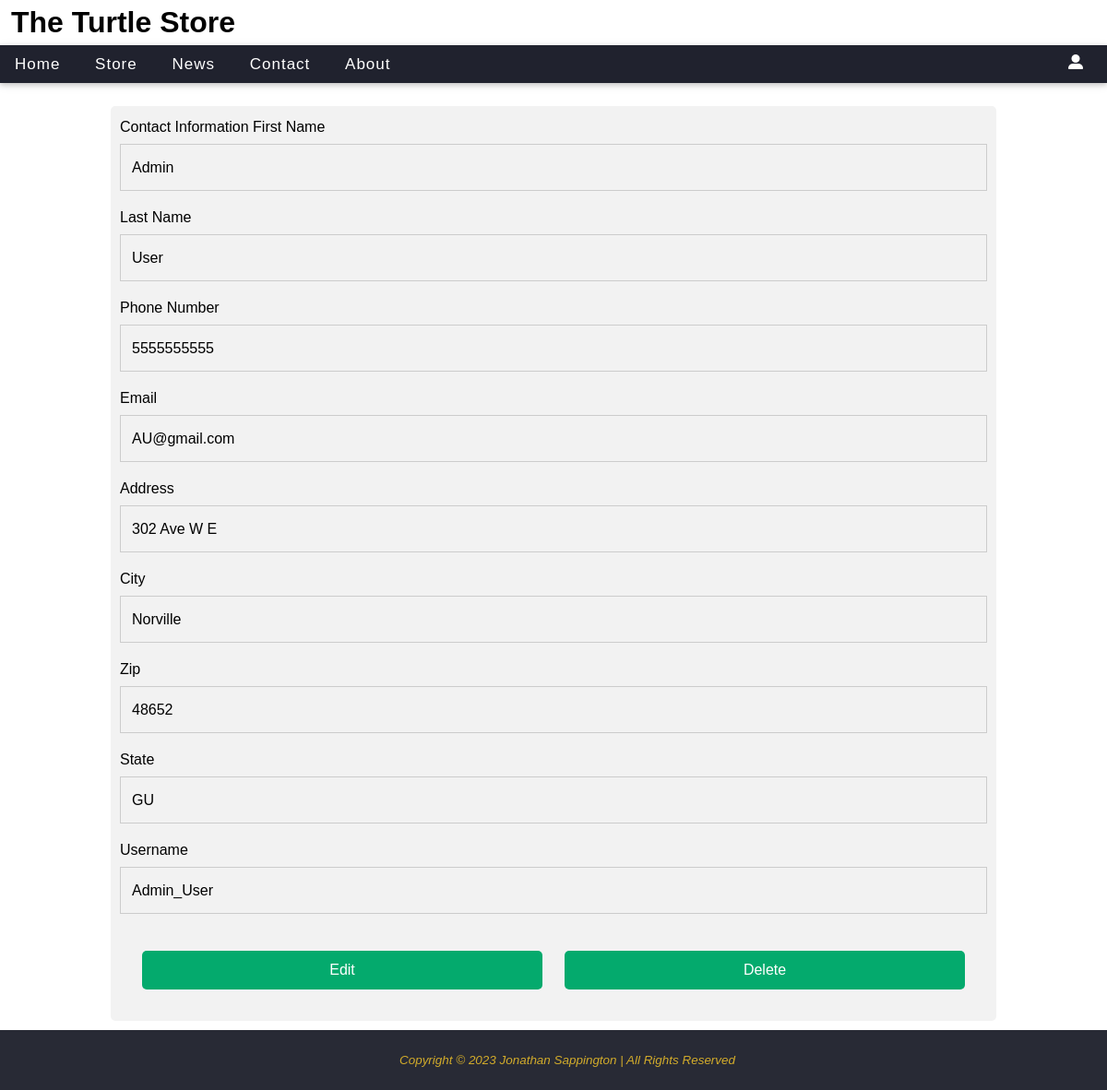
Screenshot of /Website/account.php (signed in) with the database file from the repository.
### tables this page shows
CREATE TABLE `new_user` (
  `user_id` int(10) UNSIGNED NOT NULL,
  `user_fname` varchar(20) NOT NULL,
  `user_lname` varchar(20) NOT NULL,
  `user_phone` char(10) NOT NULL,
  `user_address` varchar(50) NOT NULL,
  `user_email` varchar(50) DEFAULT NULL,
  `creation_date` datetime NOT NULL DEFAULT current_timestamp(),
  `city` varchar(20) NOT NULL,
  `zip` char(5) NOT NULL,
  `username` varchar(100) NOT NULL,
  `password` varchar(255) NOT NULL,
  `state_id` char(2) NOT NULL,
  `admin_status` int(1) NOT NULL DEFAULT 0
);

### Website/account.php (the view, shortened to what this page needs)
<!DOCTYPE HTML>
<html>
	<head>
		<link href="styles.css" rel="stylesheet" media="screen">
		<?php
			require 'db_connect.php';
		?>
	</head>
	<body>
	<div id="wrapper">
		<main>
		<?php
			include 'menu.php';
			echo($output);
		?>
		<div id="fmData">
			<?php
				try{
					$sql_edit = "SELECT user_fname, user_lname, user_phone, user_address, user_email, creation_date, city, zip, state_id, username, user_id FROM new_user WHERE user_id = ".$_SESSION['user_id'];
					$dataset_edit = $pdo_users->query($sql_edit);
					$row = $dataset_edit->fetch();
					echo('
					<div class="contactContainer">
					<form method="POST" action="account.php">
					<th colspan="2">Contact Information</th>
					<tr>
						<td>First Name</td>
						<td><div class="input">'.$row["user_fname"].'</div></td>
					</tr>
					<tr>
						<td>Last Name</td>
						<td><div class="input">'.$row["user_lname"].'</div></td>
					</tr>
					<tr>
						<td>Phone Number</td>
						<td><div class="input">'.$row["user_phone"].'</div></td>
					</tr>
					<tr>
						<td>Email</td>
						<td><div class="input">'.$row["user_email"].'</div></td>
					</tr>
					<tr>
						<td>Address</td>
						<td><div class="input">'.$row["user_address"].'</div></td>
					</tr>
					<tr>
						<td>City</td>
						<td><div class="input">'.$row["city"].'</div></td>
					</tr>
					<tr>
						<td>Zip</td>
						<td><div class="input">'.$row["zip"].'</div></td>
					</tr>
					<tr>
						<td>State</td>
						<td><div class="input">'.$row["state_id"].'</div></td>
					</tr>
					<tr>
						<td>Username</td>
						<td><div class="input">'.$row["username"].'</div></td>
					</tr>
					<td colspan="2">
						<form method="POST" action="account.php">
							<input type="hidden" name="user_id" value="'.$row["user_id"].'">
								<table style="width: 100%">
								<tr>
									<td style="border: 0px; width: 50%;"><input type="submit" value="Edit" name="action" id="submit"></td>
									<td style="border: 0px; width: 50%;"><input type="submit" value="Delete" name="action" id="submit"></td>
								</tr>
								</table>
						</form>
					</td>
					</tr>
					</form>
</div>
					');
				}
				catch(PDOEXCEPTION $e){
					echo("** ERROR **".$e->GetMessage()."<br> <br>");
				}
				catch(EXCEPTION $e){
					echo("** ERROR **".$e->GetMessage());
				}
			?>
		</div>
		</main>
		<footer>
			<p>Copyright &copy; <script>document.write(new Date().getFullYear())</script> Jonathan Sappington | All Rights Reserved</p>
		</footer>
	</body>
</html>

### Website/styles.css (style rules this page uses)
p { text-indent: 10px; font-size: 1.2em; }
body { background-color: #fff; color: #000; font-family: sans-serif; line-height: 25px; clear: both; background-size: 100%; }
footer { text-align: center; font-size: 0.7em; font-style: italic; padding: 10px; clear: both; }
footer p { width: 100%; }
#wrapper main, #wrapper nav { width:100%; height: 100%; margin-right: auto; margin-left: auto; }
#fmData table { margin: auto; width: 50%; }
td { text-align: center; }
td input { text-align: left; width: 99%; padding-top: 10px; padding-bottom: 10px; }
td select, #submit, button { text-align: left; width: 100%; padding-top: 10px; padding-bottom: 10px; text-align: center; }
#submit { text-align: center; }
table { width: 90%; margin: auto; border-spacing: 0; }
input, select, button { background-color: #705F49; border: 3px solid #705F49; border-radius: 10px; color: white; font-size: 1em; text-align: left; width: 100%; padding-top: 10px; padding-bottom: 10px; text-align: center; }
* { margin: 0; padding: 0; box-sizing: border-box; }
p { margin: 10px; }
footer { background-color: #282A35; margin-top: 10px; }
footer p { color: #D3AC2B; }
td #submit { cursor:pointer; text-align: center; }
td { color: white; }
#fmData { width: 80%; margin: auto; }
body, html { height: 100%; margin: 0; font-family: Arial, Helvetica, sans-serif; }
.contactContainer input[type=text],.contactContainer input[type=file], .contactContainer .input, .contactContainer input[type=password], .contactContainer select, .contactContainer textarea { width: 100%; padding: 12px; border: 1px solid #ccc; margin-top: 6px; margin-bottom: 16px; resize: vertical; }
.contactContainer table { width: 100%; padding: 12px; margin-top: 16px; margin-bottom: 16px; color: black; }
.contactContainer table td, .contactContainer table th { padding: 12px; margin-top: 16px; margin-bottom: 16px; color: black; border: 1px solid #ccc; }
.contactContainer #submit, .contactContainer select { background-color: #04AA6D; color: white; padding: 12px 20px; border: none; cursor: pointer; }
.contactContainer input { border-radius: 5px; background-color: #f2f2f2; color: black; padding: 10px; }
.contactContainer { border-radius: 5px; background-color: #f2f2f2; padding: 10px; }

### rows the page displays
new_user: user_fname "Admin", user_lname "User", user_phone "5555555555", user_email "AU@gmail.com", user_address "302 Ave W E", city "Norville", zip "48652", state "GU", username "Admin_User"
